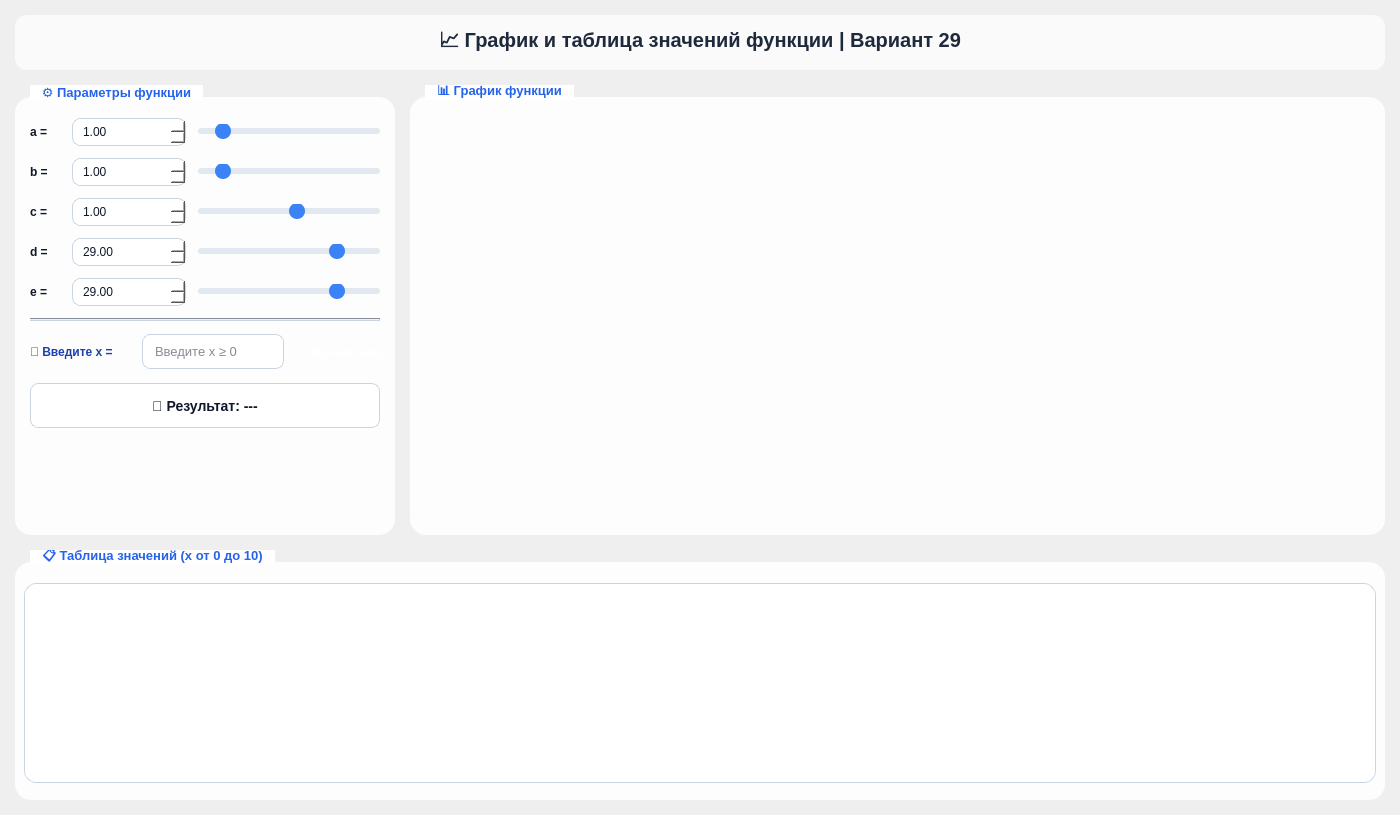
<?xml version="1.0" encoding="UTF-8"?>
<ui version="4.0">
 <class>MainWindow</class>
 <widget class="QMainWindow" name="MainWindow">
  <property name="geometry">
   <rect>
    <x>0</x>
    <y>0</y>
    <width>1400</width>
    <height>809</height>
   </rect>
  </property>
  <property name="windowTitle">
   <string>График и таблица значений - Вариант 29</string>
  </property>
  <property name="styleSheet">
   <string notr="true">
    QMainWindow {
        background: qlineargradient(x1:0, y1:0, x2:1, y2:1,
                                    stop:0 #f0f4f8,
                                    stop:1 #e2e8f0);
        font-family: 'Segoe UI', sans-serif;
    }

    QLabel#titleLabel {
        color: #1e293b;
        font-size: 20px;
        font-weight: 700;
        padding: 10px;
        background: rgba(255,255,255,0.7);
        border-radius: 12px;
    }

    QGroupBox {
        font-weight: 600;
        font-size: 13px;
        color: #0f172a;
        border: none;
        background: rgba(255,255,255,0.85);
        border-radius: 16px;
        margin-top: 12px;
        padding-top: 12px;
    }
    QGroupBox::title {
        subcontrol-origin: margin;
        left: 15px;
        top: 0px;
        padding: 0 10px;
        background: #ffffff;
        border-radius: 16px;
        color: #2563eb;
        font-size: 14px;
    }

    QLabel {
        color: #0f172a;
        font-weight: 500;
    }

    QDoubleSpinBox, QSpinBox {
        background-color: #ffffff;
        border: 1px solid #cbd5e1;
        border-radius: 8px;
        padding: 5px 8px;
        font-size: 12px;
        color: #0f172a;
        min-width: 80px;
    }
    QDoubleSpinBox:focus, QSpinBox:focus {
        border: 2px solid #3b82f6;
    }

    QLineEdit {
        background-color: #ffffff;
        border: 1px solid #cbd5e1;
        border-radius: 8px;
        padding: 8px 10px;
        font-size: 13px;
        color: #0f172a;
        min-width: 120px;
    }
    QLineEdit:focus {
        border: 2px solid #3b82f6;
    }

    QSlider::groove:horizontal {
        height: 6px;
        background: #e2e8f0;
        border-radius: 3px;
    }
    QSlider::handle:horizontal {
        background: #3b82f6;
        width: 16px;
        height: 16px;
        margin: -5px 0;
        border-radius: 8px;
    }
    QSlider::handle:horizontal:hover {
        background: #2563eb;
    }

    QPushButton {
        background: qlineargradient(x1:0, y1:0, x2:0, y2:1,
                                    stop:0 #3b82f6,
                                    stop:1 #2563eb);
        color: white;
        border: none;
        border-radius: 30px;
        padding: 8px 20px;
        font-size: 13px;
        font-weight: 600;
        min-width: 100px;
    }
    QPushButton:hover {
        background: qlineargradient(x1:0, y1:0, x2:0, y2:1,
                                    stop:0 #2563eb,
                                    stop:1 #1d4ed8);
    }
    QPushButton:pressed {
        background: #1e40af;
    }
    QPushButton#backButton {
        background: qlineargradient(x1:0, y1:0, x2:0, y2:1,
                                    stop:0 #94a3b8,
                                    stop:1 #64748b);
        min-width: 200px;
    }
    QPushButton#backButton:hover {
        background: qlineargradient(x1:0, y1:0, x2:0, y2:1,
                                    stop:0 #64748b,
                                    stop:1 #475569);
    }
    QPushButton#calculateSingleButton {
        background: qlineargradient(x1:0, y1:0, x2:0, y2:1,
                                    stop:0 #10b981,
                                    stop:1 #059669);
        min-width: 120px;
        padding: 8px 15px;
    }
    QPushButton#calculateSingleButton:hover {
        background: qlineargradient(x1:0, y1:0, x2:0, y2:1,
                                    stop:0 #059669,
                                    stop:1 #047857);
    }

    QTableWidget {
        background-color: #ffffff;
        alternate-background-color: #f8fafc;
        color: #0f172a;
        gridline-color: #e2e8f0;
        border: 1px solid #cbd5e1;
        border-radius: 12px;
        font-size: 11px;
    }
    QTableWidget::item {
        padding: 6px;
    }
    QHeaderView::section {
        background-color: #f1f5f9;
        color: #1e293b;
        padding: 8px;
        border: none;
        font-weight: 600;
    }

    QChartView {
        background-color: #ffffff;
        border-radius: 12px;
        border: 1px solid #cbd5e1;
    }
   </string>
  </property>
  <widget class="QWidget" name="centralWidget">
   <layout class="QVBoxLayout" name="mainLayout">
    <property name="spacing">
     <number>15</number>
    </property>
    <property name="leftMargin">
     <number>15</number>
    </property>
    <property name="topMargin">
     <number>15</number>
    </property>
    <property name="rightMargin">
     <number>15</number>
    </property>
    <property name="bottomMargin">
     <number>15</number>
    </property>
    <item>
     <widget class="QLabel" name="titleLabel">
      <property name="text">
       <string>📈 График и таблица значений функции | Вариант 29</string>
      </property>
      <property name="alignment">
       <set>Qt::AlignmentFlag::AlignCenter</set>
      </property>
     </widget>
    </item>
    <item>
     <layout class="QHBoxLayout" name="topLayout">
      <property name="spacing">
       <number>15</number>
      </property>
      <item>
       <widget class="QGroupBox" name="paramsGroup">
        <property name="minimumSize">
         <size>
          <width>380</width>
          <height>0</height>
         </size>
        </property>
        <property name="maximumSize">
         <size>
          <width>380</width>
          <height>16777215</height>
         </size>
        </property>
        <property name="title">
         <string>⚙️ Параметры функции</string>
        </property>
        <layout class="QVBoxLayout" name="paramsLayout">
         <property name="spacing">
          <number>12</number>
         </property>
         <property name="leftMargin">
          <number>15</number>
         </property>
         <property name="rightMargin">
          <number>15</number>
         </property>
         <item>
          <layout class="QHBoxLayout" name="aLayout">
           <item>
            <widget class="QLabel" name="aLabel">
             <property name="minimumSize">
              <size>
               <width>30</width>
               <height>0</height>
              </size>
             </property>
             <property name="text">
              <string>a =</string>
             </property>
            </widget>
           </item>
           <item>
            <widget class="QDoubleSpinBox" name="aSpinBox">
             <property name="minimum">
              <double>0.000000000000000</double>
             </property>
             <property name="maximum">
              <double>10.000000000000000</double>
             </property>
             <property name="singleStep">
              <double>0.500000000000000</double>
             </property>
             <property name="value">
              <double>1.000000000000000</double>
             </property>
            </widget>
           </item>
           <item>
            <widget class="QSlider" name="aSlider">
             <property name="minimum">
              <number>0</number>
             </property>
             <property name="maximum">
              <number>100</number>
             </property>
             <property name="value">
              <number>10</number>
             </property>
             <property name="orientation">
              <enum>Qt::Orientation::Horizontal</enum>
             </property>
            </widget>
           </item>
          </layout>
         </item>
         <item>
          <layout class="QHBoxLayout" name="bLayout">
           <item>
            <widget class="QLabel" name="bLabel">
             <property name="minimumSize">
              <size>
               <width>30</width>
               <height>0</height>
              </size>
             </property>
             <property name="text">
              <string>b =</string>
             </property>
            </widget>
           </item>
           <item>
            <widget class="QDoubleSpinBox" name="bSpinBox">
             <property name="minimum">
              <double>0.000000000000000</double>
             </property>
             <property name="maximum">
              <double>10.000000000000000</double>
             </property>
             <property name="singleStep">
              <double>0.500000000000000</double>
             </property>
             <property name="value">
              <double>1.000000000000000</double>
             </property>
            </widget>
           </item>
           <item>
            <widget class="QSlider" name="bSlider">
             <property name="minimum">
              <number>0</number>
             </property>
             <property name="maximum">
              <number>100</number>
             </property>
             <property name="value">
              <number>10</number>
             </property>
             <property name="orientation">
              <enum>Qt::Orientation::Horizontal</enum>
             </property>
            </widget>
           </item>
          </layout>
         </item>
         <item>
          <layout class="QHBoxLayout" name="cLayout">
           <item>
            <widget class="QLabel" name="cLabel">
             <property name="minimumSize">
              <size>
               <width>30</width>
               <height>0</height>
              </size>
             </property>
             <property name="text">
              <string>c =</string>
             </property>
            </widget>
           </item>
           <item>
            <widget class="QDoubleSpinBox" name="cSpinBox">
             <property name="minimum">
              <double>-10.000000000000000</double>
             </property>
             <property name="maximum">
              <double>10.000000000000000</double>
             </property>
             <property name="singleStep">
              <double>0.500000000000000</double>
             </property>
             <property name="value">
              <double>1.000000000000000</double>
             </property>
            </widget>
           </item>
           <item>
            <widget class="QSlider" name="cSlider">
             <property name="minimum">
              <number>-100</number>
             </property>
             <property name="maximum">
              <number>100</number>
             </property>
             <property name="value">
              <number>10</number>
             </property>
             <property name="orientation">
              <enum>Qt::Orientation::Horizontal</enum>
             </property>
            </widget>
           </item>
          </layout>
         </item>
         <item>
          <layout class="QHBoxLayout" name="dLayout">
           <item>
            <widget class="QLabel" name="dLabel">
             <property name="minimumSize">
              <size>
               <width>30</width>
               <height>0</height>
              </size>
             </property>
             <property name="text">
              <string>d =</string>
             </property>
            </widget>
           </item>
           <item>
            <widget class="QDoubleSpinBox" name="dSpinBox">
             <property name="minimum">
              <double>-50.000000000000000</double>
             </property>
             <property name="maximum">
              <double>50.000000000000000</double>
             </property>
             <property name="singleStep">
              <double>1.000000000000000</double>
             </property>
             <property name="value">
              <double>29.000000000000000</double>
             </property>
            </widget>
           </item>
           <item>
            <widget class="QSlider" name="dSlider">
             <property name="minimum">
              <number>-500</number>
             </property>
             <property name="maximum">
              <number>500</number>
             </property>
             <property name="value">
              <number>290</number>
             </property>
             <property name="orientation">
              <enum>Qt::Orientation::Horizontal</enum>
             </property>
            </widget>
           </item>
          </layout>
         </item>
         <item>
          <layout class="QHBoxLayout" name="eLayout">
           <item>
            <widget class="QLabel" name="eLabel">
             <property name="minimumSize">
              <size>
               <width>30</width>
               <height>0</height>
              </size>
             </property>
             <property name="text">
              <string>e =</string>
             </property>
            </widget>
           </item>
           <item>
            <widget class="QDoubleSpinBox" name="eSpinBox">
             <property name="minimum">
              <double>-50.000000000000000</double>
             </property>
             <property name="maximum">
              <double>50.000000000000000</double>
             </property>
             <property name="singleStep">
              <double>1.000000000000000</double>
             </property>
             <property name="value">
              <double>29.000000000000000</double>
             </property>
            </widget>
           </item>
           <item>
            <widget class="QSlider" name="eSlider">
             <property name="minimum">
              <number>-500</number>
             </property>
             <property name="maximum">
              <number>500</number>
             </property>
             <property name="value">
              <number>290</number>
             </property>
             <property name="orientation">
              <enum>Qt::Orientation::Horizontal</enum>
             </property>
            </widget>
           </item>
          </layout>
         </item>
         <item>
          <widget class="Line" name="line">
           <property name="styleSheet">
            <string>background-color: #cbd5e1; max-height: 1px;</string>
           </property>
           <property name="orientation">
            <enum>Qt::Orientation::Horizontal</enum>
           </property>
          </widget>
         </item>
         <item>
          <layout class="QHBoxLayout" name="xLayout">
           <item>
            <widget class="QLabel" name="xLabel">
             <property name="minimumSize">
              <size>
               <width>100</width>
               <height>0</height>
              </size>
             </property>
             <property name="styleSheet">
              <string>font-weight: bold; color: #1e40af;</string>
             </property>
             <property name="text">
              <string>🔢 Введите x =</string>
             </property>
            </widget>
           </item>
           <item>
            <widget class="QLineEdit" name="xEdit">
             <property name="minimumSize">
              <size>
               <width>142</width>
               <height>35</height>
              </size>
             </property>
             <property name="placeholderText">
              <string>Введите x ≥ 0</string>
             </property>
            </widget>
           </item>
           <item>
            <widget class="QPushButton" name="calculateSingleButton">
             <property name="minimumSize">
              <size>
               <width>150</width>
               <height>38</height>
              </size>
             </property>
             <property name="text">
              <string>🧮 Вычислить</string>
             </property>
            </widget>
           </item>
          </layout>
         </item>
         <item>
          <widget class="QLabel" name="resultLabel">
           <property name="minimumSize">
            <size>
             <width>0</width>
             <height>45</height>
            </size>
           </property>
           <property name="styleSheet">
            <string>background: #ffffff; border: 1px solid #cbd5e1; border-radius: 8px; padding: 10px; font-weight: bold; font-size: 14px; color: #0f172a;</string>
           </property>
           <property name="text">
            <string>📐 Результат: ---</string>
           </property>
           <property name="alignment">
            <set>Qt::AlignmentFlag::AlignCenter</set>
           </property>
          </widget>
         </item>
         <item>
          <spacer name="paramsSpacer">
           <property name="orientation">
            <enum>Qt::Orientation::Vertical</enum>
           </property>
           <property name="sizeHint" stdset="0">
            <size>
             <width>20</width>
             <height>20</height>
            </size>
           </property>
          </spacer>
         </item>
        </layout>
       </widget>
      </item>
      <item>
       <widget class="QGroupBox" name="graphGroup">
        <property name="minimumSize">
         <size>
          <width>550</width>
          <height>450</height>
         </size>
        </property>
        <property name="title">
         <string>📊 График функции</string>
        </property>
        <layout class="QVBoxLayout" name="graphLayout">
         <item>
          <widget class="QChartView" name="graphView" native="true">
           <property name="sizePolicy">
            <sizepolicy hsizetype="Expanding" vsizetype="Expanding">
             <horstretch>0</horstretch>
             <verstretch>0</verstretch>
            </sizepolicy>
           </property>
           <property name="minimumSize">
            <size>
             <width>550</width>
             <height>450</height>
            </size>
           </property>
          </widget>
         </item>
        </layout>
       </widget>
      </item>
     </layout>
    </item>
    <item>
     <widget class="QGroupBox" name="tableGroup">
      <property name="minimumSize">
       <size>
        <width>1000</width>
        <height>250</height>
       </size>
      </property>
      <property name="title">
       <string>📋 Таблица значений (x от 0 до 10)</string>
      </property>
      <layout class="QVBoxLayout" name="tableLayout">
       <item>
        <widget class="QTableWidget" name="tableWidget">
         <property name="minimumSize">
          <size>
           <width>800</width>
           <height>200</height>
          </size>
         </property>
         <attribute name="verticalHeaderVisible">
          <bool>false</bool>
         </attribute>
        </widget>
       </item>
       <item>
        <layout class="QHBoxLayout" name="buttonLayout">
         <property name="spacing">
          <number>15</number>
         </property>
         <item>
          <spacer name="buttonSpacer">
           <property name="orientation">
            <enum>Qt::Orientation::Horizontal</enum>
           </property>
           <property name="sizeHint" stdset="0">
            <size>
             <width>40</width>
             <height>20</height>
            </size>
           </property>
          </spacer>
         </item>
         <item>
          <widget class="QPushButton" name="backButton">
           <property name="minimumSize">
            <size>
             <width>240</width>
             <height>40</height>
            </size>
           </property>
           <property name="cursor">
            <cursorShape>PointingHandCursor</cursorShape>
           </property>
           <property name="text">
            <string>Завершить</string>
           </property>
          </widget>
         </item>
        </layout>
       </item>
      </layout>
     </widget>
    </item>
   </layout>
  </widget>
 </widget>
 <customwidgets>
  <customwidget>
   <class>QChartView</class>
   <extends>QWidget</extends>
   <header>QtCharts/QChartView</header>
  </customwidget>
 </customwidgets>
 <resources/>
 <connections/>
</ui>
